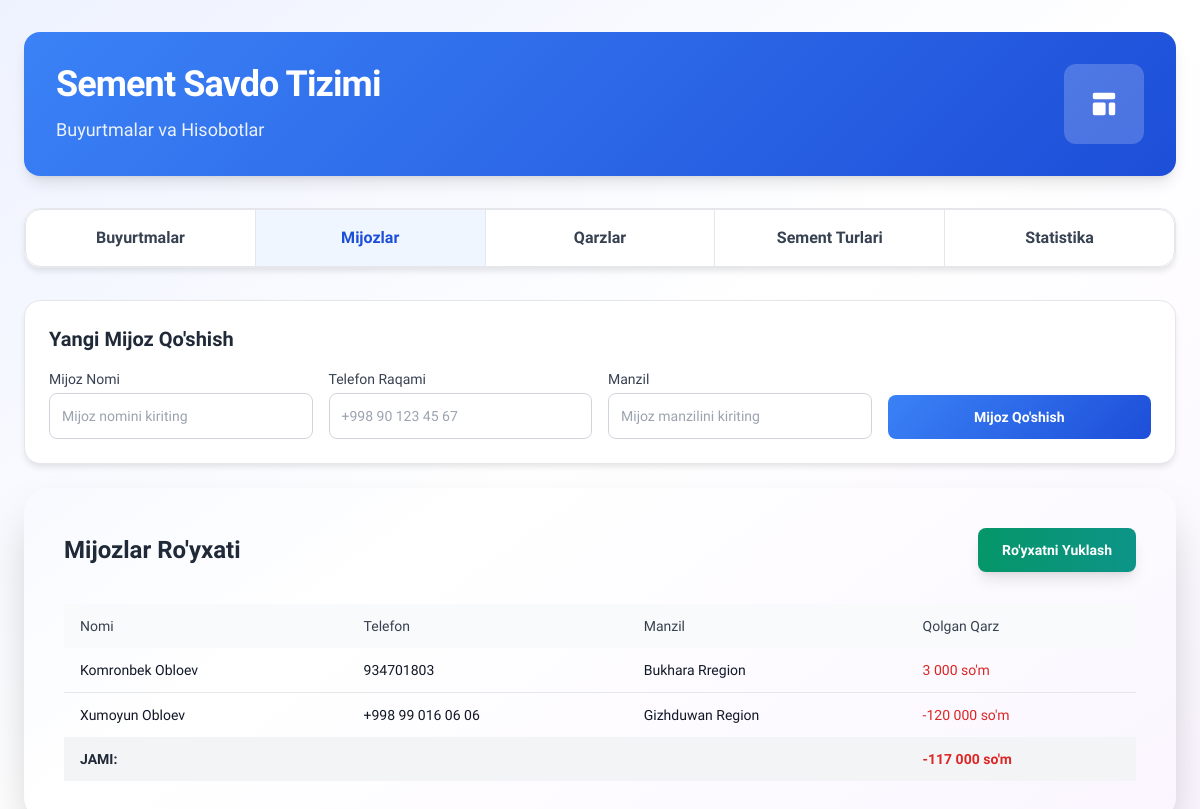
Page /customer/ (signed in) on the earlier database version.
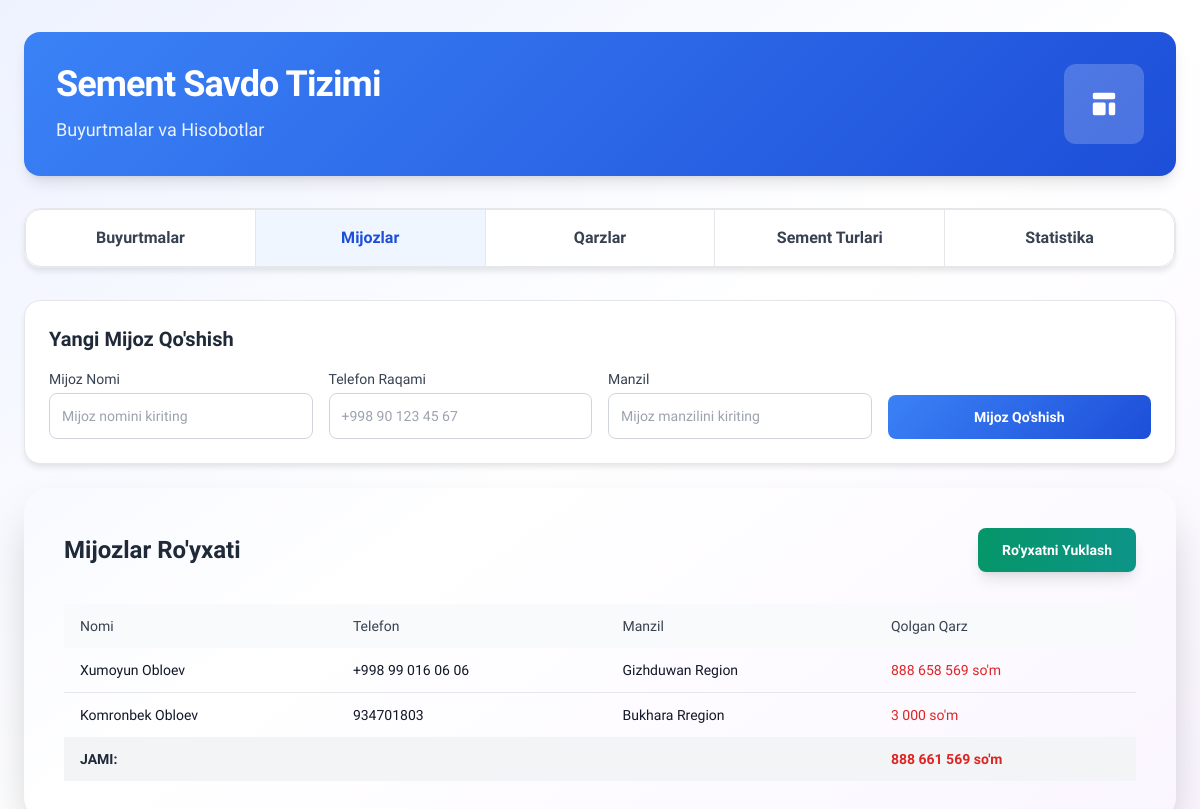
Same page on the later database version.
### finance/models.py (models this page shows, shortened)
class Customer(models.Model):
    name = models.CharField(max_length=100)
    phone = models.CharField(max_length=20)
    address = models.CharField(max_length=255)
    total_debt = models.IntegerField(default=0)
    class Meta:
        db_table = 'customers'
        verbose_name = 'Customer'
        verbose_name_plural = 'Customers'

### finance/views.py (the view, shortened to what this page needs)
# urls.py: path('customer/', CustomerView.as_view(), name='customer'),
class CustomerView(LoginRequiredMixin, View):
    template_name = 'customer.html'
    def get(self, request):
        customers = Customer.objects.order_by('-total_debt')
        return render(request, self.template_name, context={
            'customers': customers,
            'today': date.today().strftime('%Y-%m-%d'),
            'total_debt': sum(customer.total_debt for customer in Customer.objects.all()),
            'page': 'customer',
        })

### finance/templatetags/custom_filters.py (called while the page is built)
@register.filter
def format_currency(value):
    if value is None:
        return ''
    try:
        value = float(value)
        return '{:,.0f}'.format(value).replace(',', ' ')
    except (ValueError, TypeError):
        return value

### templates/customer.html (shortened to what the changed rows need)
{% extends "base.html" %}
{% load custom_filters %}
{% block content %}
<div id="clientsContent" class="tab-content">
    <div class="modern-card rounded-2xl p-6 mb-6 card-hover">
        <h2 class="text-xl font-bold text-gray-800 mb-4">Yangi Mijoz Qo'shish</h2>
    </div>
    <div id="invoice" class="glass-card rounded-3xl shadow-2xl p-10 card-hover">
                <div class="overflow-x-auto">
                    <table class="w-full table-auto">
                        <thead class="bg-gray-50">
                            <tr>
                                <th class="px-4 py-3 text-left text-sm font-medium text-gray-700">Nomi</th>
                                <th class="px-4 py-3 text-left text-sm font-medium text-gray-700">Telefon</th>
                                <th class="px-4 py-3 text-left text-sm font-medium text-gray-700">Manzil</th>
                                <th class="px-4 py-3 text-left text-sm font-medium text-gray-700">Qolgan Qarz</th>
                            </tr>
                        </thead>
                        <tbody id="clientsTable" class="divide-y divide-gray-200">
                            {% for customer in customers %}
                    <tr>
                        <td class="px-4 py-3 text-sm text-gray-900">{{ customer.name }}</td>
                        <td class="px-4 py-3 text-sm text-gray-900">{{ customer.phone }}</td>
                        <td class="px-4 py-3 text-sm text-gray-900">{{ customer.address }}</td>
                        <td class="px-4 py-3 text-sm {% if customer.total_debt == 0 %}text-green-600{% else %}text-red-600 font-medium{% endif %}">
                            {{ customer.total_debt | format_currency }} so'm
                        </td>
                    </tr>
                {% endfor %}
                </tbody>
                        <tfoot class="bg-gray-100">
                            <tr>
                                <td colspan="3" class="px-4 py-3 text-sm font-bold text-gray-800">JAMI:</td>
                                <td class="px-4 py-3 text-sm font-bold text-red-600" id="totalClientsDebt">{{ total_debt | format_currency }} so'm</td>
                            </tr>
                        </tfoot>
                    </table>
                </div>
            </div>
</div>
{% endblock %}

Differences in the rows shown:
changed Customer "Xumoyun Obloev": total_debt "-120 000" → "888 658 569"; moves up the list
Other differences:
{{ total_debt | format_currency }}: "-117 000" → "888 661 569"
